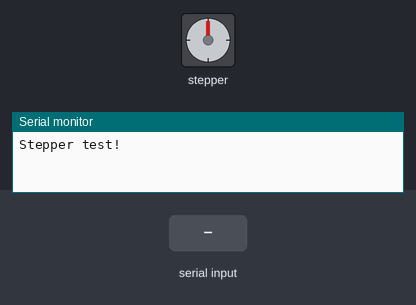
Bench run of a sketch on a simulated Arduino Uno, built with avr-gcc and run on an emulated ATmega328P. Parts: stepper motor, the last lines printed to the serial monitor. Inputs (shaded band) come from the test bench. Stepper angles assume 200 steps per turn.

Above: at 1.2 s.
1.3 s: "1" received over Serial
At 1.8 s:
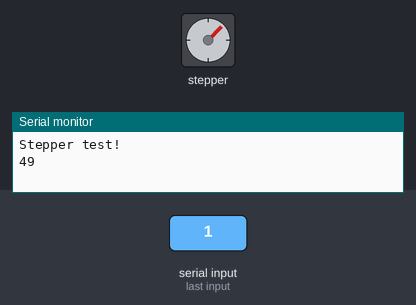
2.8 s: byte 1 (1) received over Serial
At 4.0 s:
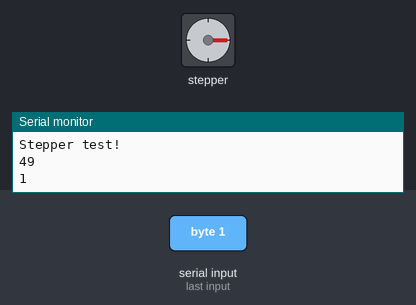
4.3 s: "1" received over Serial
At 5.3 s:
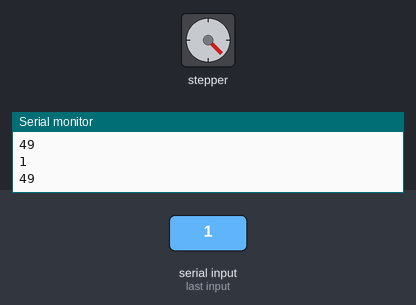
5.8 s: byte 1 (1) received over Serial
At 6.4 s:
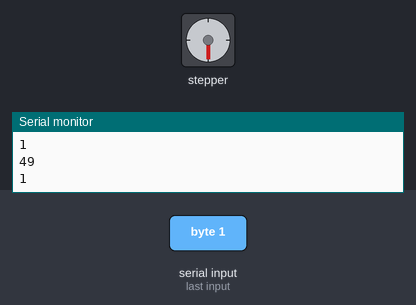
7.3 s: "0" received over Serial
At 8.8 s:
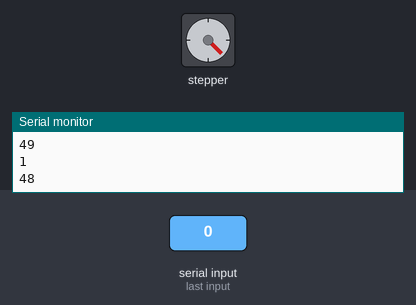
Timing chart, 0 to 9.8 s (numbered marks = the images above; inputs shaded):
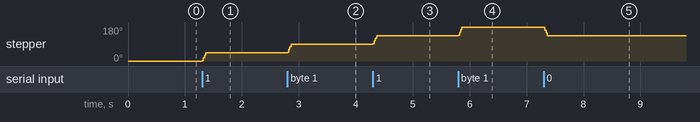

The sketch:

LeapStepper.ino
```cpp
/*
This is a test sketch for the Adafruit assembled Motor Shield for Arduino v2
It won't work with v1.x motor shields! Only for the v2's with built in PWM
control

For use with the Adafruit Motor Shield v2
---->	http://www.adafruit.com/products/1438
*/


#include <Wire.h>
#include <Adafruit_MotorShield.h>
#include "utility/Adafruit_PWMServoDriver.h"

// Create the motor shield object with the default I2C address
Adafruit_MotorShield AFMS = Adafruit_MotorShield();
// Adafruit_MotorShield AFMS = Adafruit_MotorShield(0x61);

// Connect a stepper motor with 200 steps per revolution (1.8 degree)
// to motor port #2 (M3 and M4)
Adafruit_StepperMotor *myMotor = AFMS.getStepper(200, 2);


void setup() {
  Serial.begin(9600);           // set up Serial library at 9600 bps
  Serial.println("Stepper test!");

  AFMS.begin();  // create with the default frequency 1.6KHz
  //AFMS.begin(1000);  // OR with a different frequency, say 1KHz

  myMotor->setSpeed(120);  // 10 rpm
}

void loop() {
  int single_step = 25;
  //myMotor->step(single_step, FORWARD, DOUBLE);
  if (Serial.available() > 0) {
     int state = Serial.read();
     Serial.println(state);
     if (state == 1 || state == 49) {
       myMotor->step(single_step, FORWARD, DOUBLE);
     } else {
       myMotor->step(single_step, BACKWARD, DOUBLE);
     }
  } else {
    myMotor->step(0, FORWARD, DOUBLE);
  }
  //delay(100);

  //myMotor->step(300, BACKWARD, SINGLE);
/*
  Serial.println("Double coil steps");
  myMotor->step(100, FORWARD, DOUBLE);
  myMotor->step(100, BACKWARD, DOUBLE);

  Serial.println("Interleave coil steps");
  myMotor->step(100, FORWARD, INTERLEAVE);
  myMotor->step(100, BACKWARD, INTERLEAVE);

  Serial.println("Microstep steps");
  myMotor->step(50, FORWARD, MICROSTEP);
  myMotor->step(50, BACKWARD, MICROSTEP);
  */
}
```

Measured:
- after the input at 1.3 s, stepper: turns 45° clockwise, starting at once
- after the input at 2.8 s, stepper: turns 45° clockwise, starting at once
- after the input at 4.3 s, stepper: turns 45° clockwise, starting at once
- after the input at 5.8 s, stepper: turns 45° clockwise, starting at once
- after the input at 7.3 s, stepper: turns 45° counter-clockwise, starting at once
